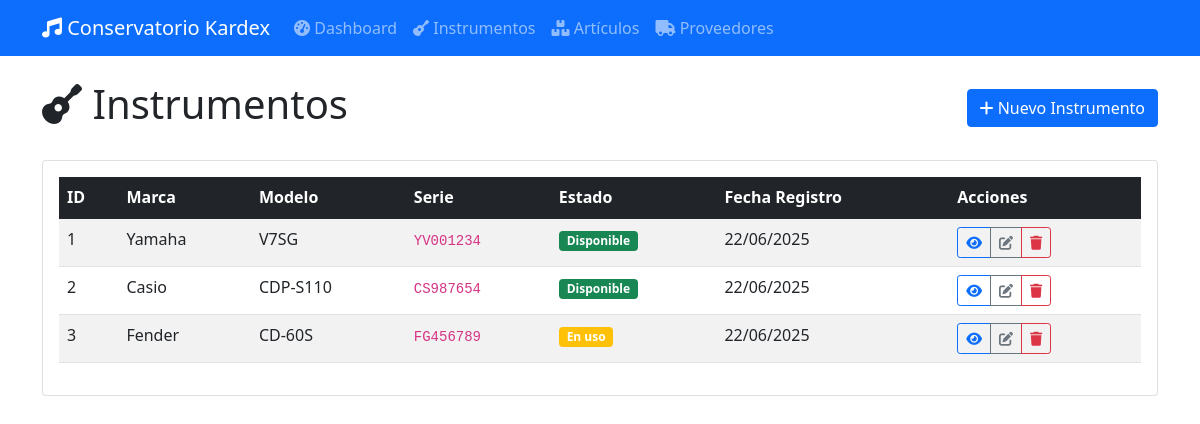
The page /instrumentos/ on the database as committed earlier.
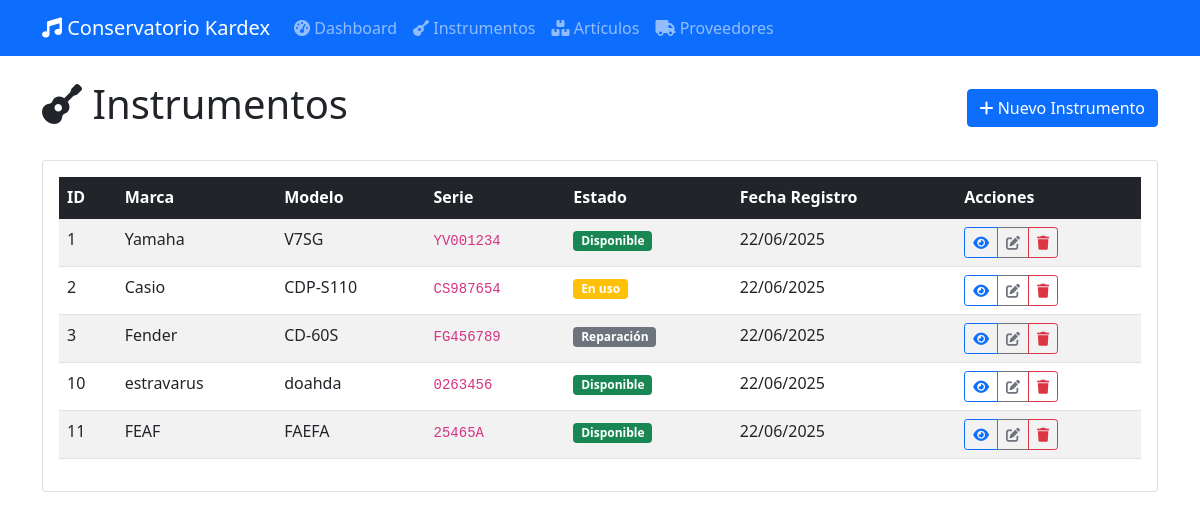
The same page on the database as committed later.
### app/database/models.py (models this page shows, shortened)
class Instrumento(db.Model):
    __tablename__ = 'tb_instrumento'
    i_id = db.Column(db.Integer, db.ForeignKey('tb_item.id'), primary_key=True)
    i_marca = db.Column(db.String(50), nullable=False)
    i_modelo = db.Column(db.String(50), nullable=False)
    i_serie = db.Column(db.String(50), unique=True, nullable=False)
    i_estado = db.Column(db.String(50), nullable=False)  # Podría ser un Enum
    created_at = db.Column(db.DateTime, default=datetime.utcnow)
    updated_at = db.Column(db.DateTime, default=datetime.utcnow, onupdate=datetime.utcnow)

### app/routes/web/instrumentos.py (the view)
@bp.route('/')
def listar_instrumentos():
    instrumentos = instrumento_service.obtener_todos()
    return render_template('instrumentos/list.html', instrumentos=instrumentos)

### app/database/repositories/instrumentos.py (called while the page is built)
    def get_all_with_items(self):
        return db.session.query(Instrumento, Item).join(Item, Instrumento.i_id == Item.id).all()

### app/services/instrumento_service.py (called while the page is built)
    def obtener_todos(self):
        return self.repo.get_all_with_items()

### app/templates/instrumentos/list.html (shortened to what this page needs)
{% extends "base.html" %}
{% block content %}
<div class="row">
    <div class="col-12">
        <div class="d-flex justify-content-between align-items-center mb-4">
            <h1>
                <i class="fas fa-guitar"></i> Instrumentos
            </h1>
            <a href="{{ url_for('instrumentos.nuevo_instrumento') }}" class="btn btn-primary">
                <i class="fas fa-plus"></i> Nuevo Instrumento
            </a>
        </div>
    </div>
</div>
<div class="row">
    <div class="col-12">
        <div class="card">
            <div class="card-body">
                {% if instrumentos %}
                <div class="table-responsive">
                    <table class="table table-striped table-hover">
                        <thead class="table-dark">
                            <tr>
                                <th>ID</th>
                                <th>Marca</th>
                                <th>Modelo</th>
                                <th>Serie</th>
                                <th>Estado</th>
                                <th>Fecha Registro</th>
                                <th>Acciones</th>
                            </tr>
                        </thead>
                        <tbody>
                            {% for instrumento, item in instrumentos %}
                            <tr>
                                <td>{{ instrumento.i_id }}</td>
                                <td>{{ instrumento.i_marca }}</td>
                                <td>{{ instrumento.i_modelo }}</td>
                                <td>
                                    <code>{{ instrumento.i_serie }}</code>
                                </td>
                                <td>
                                    {% if instrumento.i_estado == 'Disponible' %}
                                        <span class="badge bg-success">{{ instrumento.i_estado }}</span>
                                    {% elif instrumento.i_estado == 'En uso' %}
                                        <span class="badge bg-warning">{{ instrumento.i_estado }}</span>
                                    {% elif instrumento.i_estado == 'Mantenimiento' %}
                                        <span class="badge bg-info">{{ instrumento.i_estado }}</span>
                                    {% elif instrumento.i_estado == 'Reparación' %}
                                        <span class="badge bg-secondary">{{ instrumento.i_estado }}</span>
                                    {% else %}
                                        <span class="badge bg-danger">{{ instrumento.i_estado }}</span>
                                    {% endif %}
                                </td>
                                <td>{{ instrumento.created_at.strftime('%d/%m/%Y') if instrumento.created_at else 'N/A' }}</td>
                                <td>
                                    <div class="btn-group btn-group-sm" role="group">
                                        <a href="{{ url_for('instrumentos.detalle_instrumento', instrumento_id=instrumento.i_id) }}"
                                           class="btn btn-outline-primary" title="Ver detalles">
                                            <i class="fas fa-eye"></i>
                                        </a>
                                        <a href="{{ url_for('instrumentos.editar_instrumento', instrumento_id=instrumento.i_id) }}"
                                           class="btn btn-outline-secondary" title="Editar">
                                            <i class="fas fa-edit"></i>
                                        </a>
                                        <button type="button" class="btn btn-outline-danger" title="Eliminar"
                                                data-bs-toggle="modal" data-bs-target="#deleteModal{{ instrumento.i_id }}">
                                            <i class="fas fa-trash"></i>
                                        </button>
                                    </div>
                                </td>
                            </tr>
                            {% endfor %}
                        </tbody>
                    </table>
                </div>
                {% endif %}
            </div>
        </div>
    </div>
</div>
{% endblock %}

### app/templates/base.html (shortened to what this page needs)
<!DOCTYPE html>
<html lang="es">
<head>
    <link href="https://cdn.jsdelivr.net/npm/bootstrap@5.1.3/dist/css/bootstrap.min.css" rel="stylesheet">
    <link href="https://cdnjs.cloudflare.com/ajax/libs/font-awesome/6.0.0/css/all.min.css" rel="stylesheet">
</head>
<body>
    <nav class="navbar navbar-expand-lg navbar-dark bg-primary">
        <div class="container">
            <a class="navbar-brand" href="{{ url_for('dashboard.index') }}">
                <i class="fas fa-music"></i> Conservatorio Kardex
            </a>
            <div class="collapse navbar-collapse" id="navbarNav">
                <ul class="navbar-nav me-auto">
                    <li class="nav-item">
                        <a class="nav-link" href="{{ url_for('dashboard.index') }}">
                            <i class="fas fa-tachometer-alt"></i> Dashboard
                        </a>
                    </li>
                    <li class="nav-item">
                        <a class="nav-link" href="{{ url_for('instrumentos.listar_instrumentos') }}">
                            <i class="fas fa-guitar"></i> Instrumentos
                        </a>
                    </li>
                    <li class="nav-item">
                        <a class="nav-link" href="{{ url_for('articulos.listar_articulos') }}">
                            <i class="fas fa-boxes"></i> Artículos
                        </a>
                    </li>
                    <li class="nav-item">
                        <a class="nav-link" href="{{ url_for('proveedores.listar_proveedores') }}">
                            <i class="fas fa-truck"></i> Proveedores
                        </a>
                    </li>
                </ul>
            </div>
        </div>
    </nav>
    <div class="container mt-4">
        {% block content %}{% endblock %}
    </div>
</body>
</html>

Rows that differ between the two databases and show on the page:
changed Instrumento "Casio": i_estado "Disponible" → "En uso"
changed Instrumento "Fender": i_estado "En uso" → "Reparación"
added Instrumento: i_id "10", i_marca "estravarus", i_modelo "doahda", i_serie "0263456", i_estado "Disponible", created_at "22/06/2025"
added Instrumento: i_id "11", i_marca "FEAF", i_modelo "FAEFA", i_serie "25465A", i_estado "Disponible", created_at "22/06/2025"
